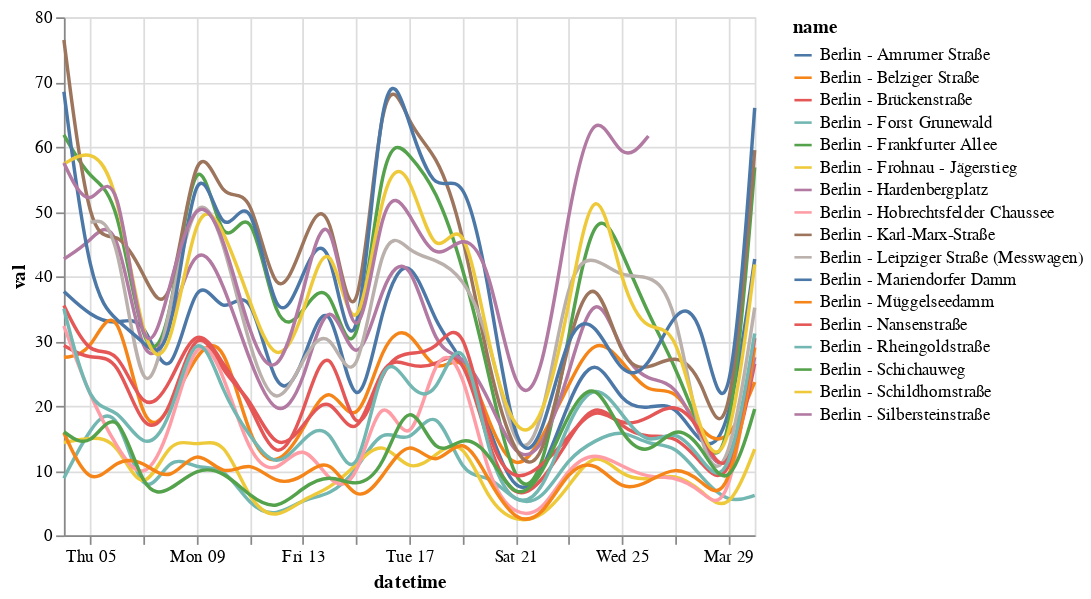

Write notebook code for a chart like this one.
### Code cell
alt.Chart(berlin_rush_hour).mark_line(interpolate='basis').encode(
    x='datetime:T',
    y='val:Q',
    color='name:N'
)

### Figure 1 — Vega-Lite specification as saved in the notebook (floating-point values rounded to 4 significant figures; data arrays with more than 128 entries replaced by an {"elided": "..."} marker saying what was removed)
{"config": {"view": {"continuousWidth": 400, "continuousHeight": 300}}, "data": {"name": "data-cf7ccfaf6a36190d7d8154431b0aa662"}, "mark": {"type": "line", "interpolate": "basis"}, "encoding": {"color": {"type": "nominal", "field": "name"}, "x": {"type": "temporal", "field": "datetime"}, "y": {"type": "quantitative", "field": "val"}}, "$schema": "https://vega.github.io/schema/vega-lite/v4.0.2.json", "datasets": {"data-cf7ccfaf6a36190d7d8154431b0aa662": {"elided": "454 records"}}}
